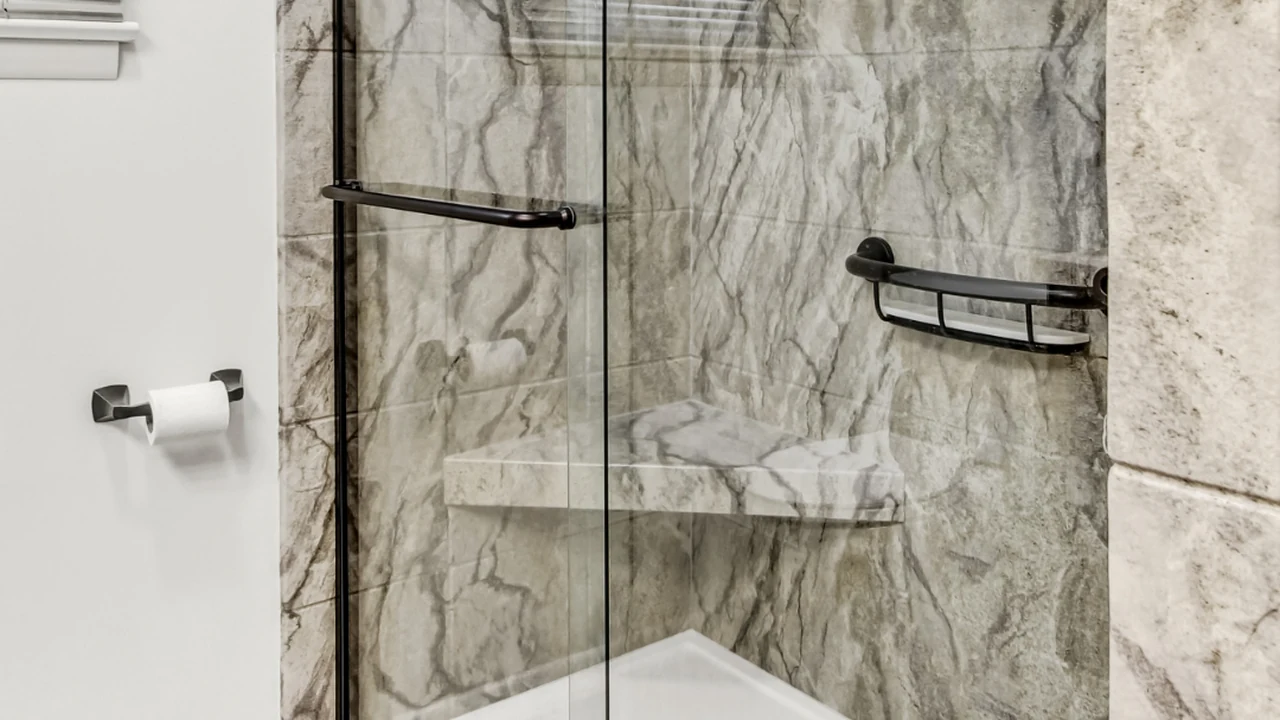
#> input picture verticals/walk-in-shower/landings/_assets/hero/hero-01.webp, 1280 x 720 px; its folder holds 6 pictures in this run; the run also reads 1 picture not shown here
$ python export_hero.py
#> lines starting #> are read from the running program, lines starting #| are printed output that depends on the picture
"""Export top-N largest hero photos from rebath.com to 16:9 WebP for landings.

Filters obvious junk (portrait, tiny, square logos masquerading as hero) but doesn't
do semantic detection — review the output and re-pick by hand if any photo isn't
actually a walk-in shower.
"""
from pathlib import Path
from PIL import Image

ROOT = Path(__file__).resolve().parents[1]
SRC_DIR = ROOT / "data" / "bathroom" / "www.rebath.com" / "hero"
DEST = ROOT.parent.parent / "verticals" / "walk-in-shower" / "landings" / "_assets" / "hero"
DEST.mkdir(parents=True, exist_ok=True)

TARGET_W, TARGET_H = 1280, 720
N_FILES = 16
MIN_FILE_KB = 80
EXTS = {".jpg", ".jpeg", ".png", ".webp"}


def is_landscape_like(path: Path) -> bool:
    """Accept square (1:1) and landscape (>=1:1). Skip portrait-dominant photos."""
    try:
        with Image.open(path) as im:
            w, h = im.size
            return w >= h * 0.95
    except Exception:
        return False


def crop_to_ratio(img: Image.Image, ratio: float) -> Image.Image:
    w, h = img.size
    src_ratio = w / h
    if src_ratio > ratio:
        new_w = int(h * ratio); offset = (w - new_w) // 2
        return img.crop((offset, 0, offset + new_w, h))
    new_h = int(w / ratio); offset = (h - new_h) // 2
    return img.crop((0, offset, w, offset + new_h))


candidates = [
    p for p in SRC_DIR.iterdir()
    if p.suffix.lower() in EXTS
    and p.stat().st_size >= MIN_FILE_KB * 1024
    and is_landscape_like(p)
]
#> in is_landscape_like, im is the input picture: PIL image 1280x720 RGB; mean R, G, B 174.3, 169.5, 158.5
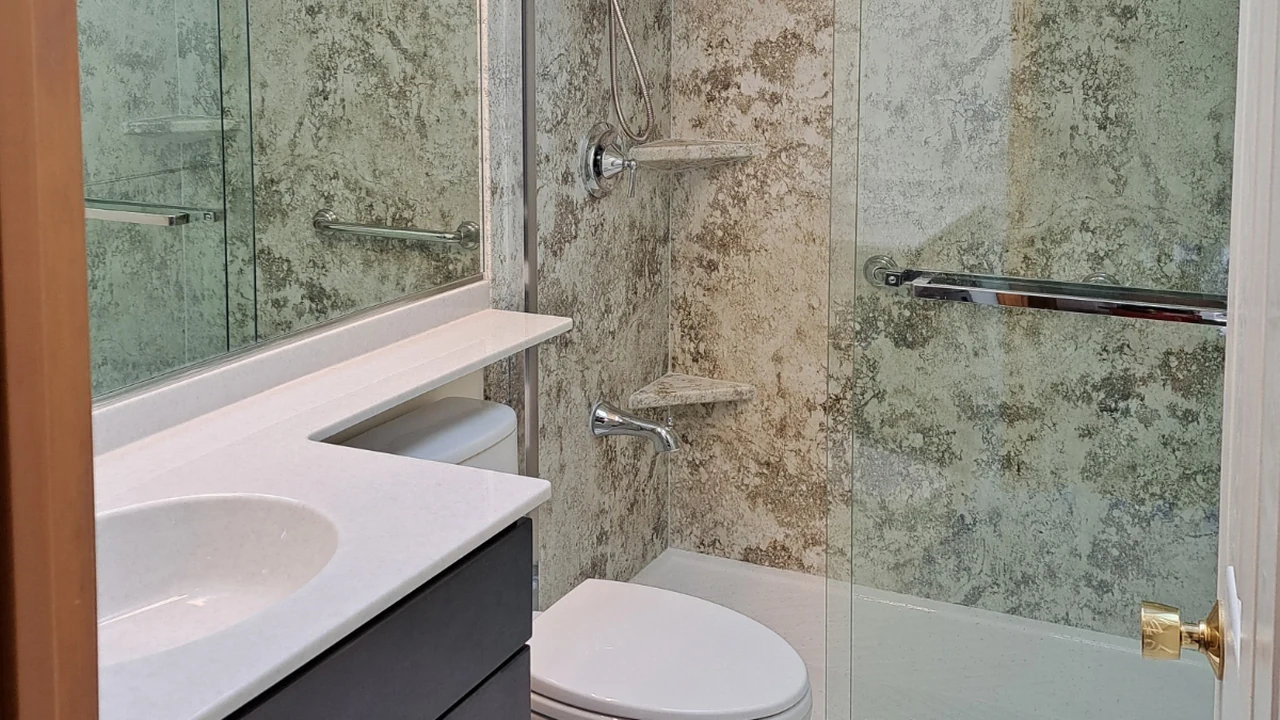
#> input picture verticals/walk-in-shower/landings/_assets/hero/hero-02.webp, 1280 x 720 px
#> in is_landscape_like, im is the input picture: PIL image 1280x720 RGB; mean R, G, B 148.4, 143.4, 132.6
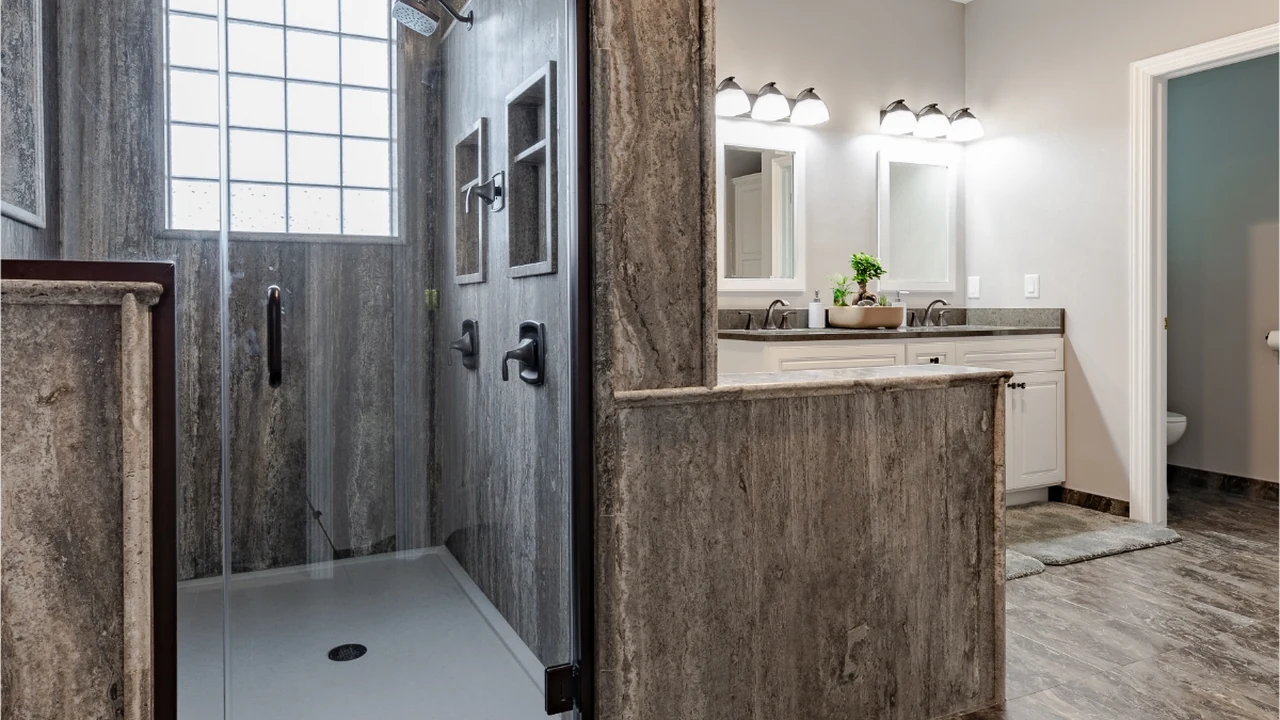
#> input picture verticals/walk-in-shower/landings/_assets/hero/hero-03.webp, 1280 x 720 px
#> in is_landscape_like, im is the input picture: PIL image 1280x720 RGB; mean R, G, B 129.7, 125, 121.3
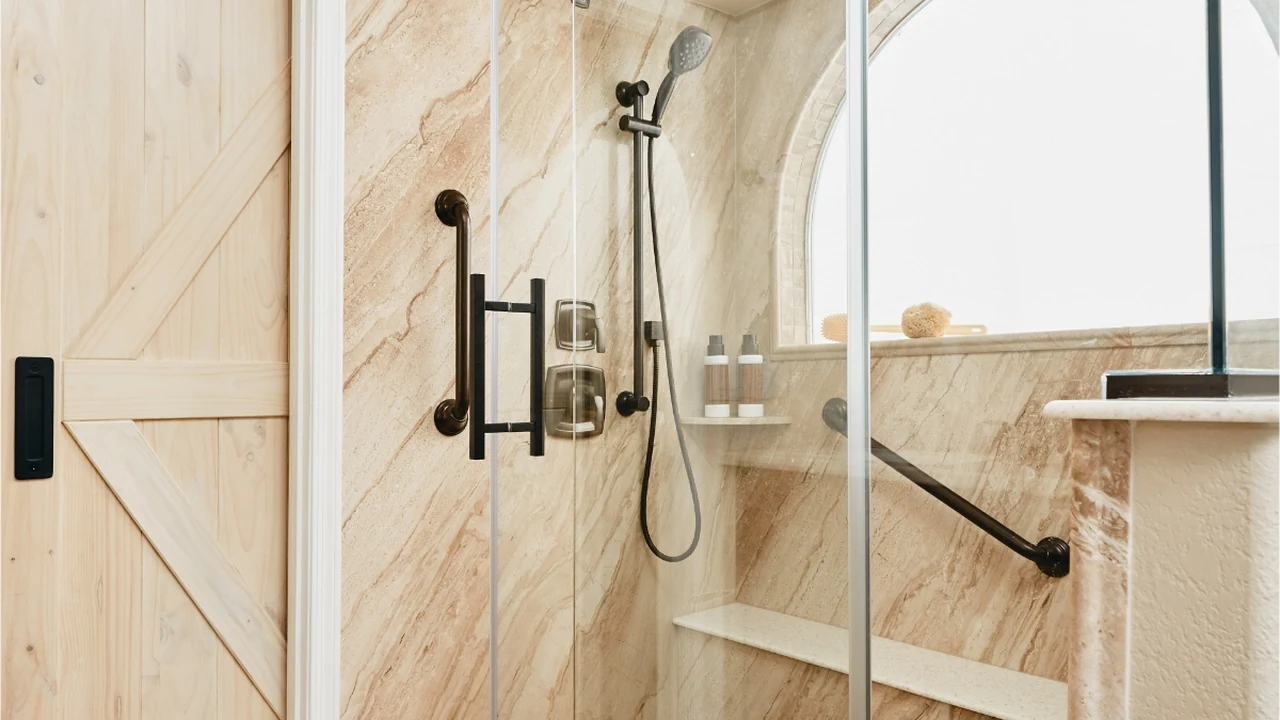
#> input picture verticals/walk-in-shower/landings/_assets/hero/hero-04.webp, 1280 x 720 px
#> in is_landscape_like, im is the input picture: PIL image 1280x720 RGB; mean R, G, B 203.9, 190.6, 171
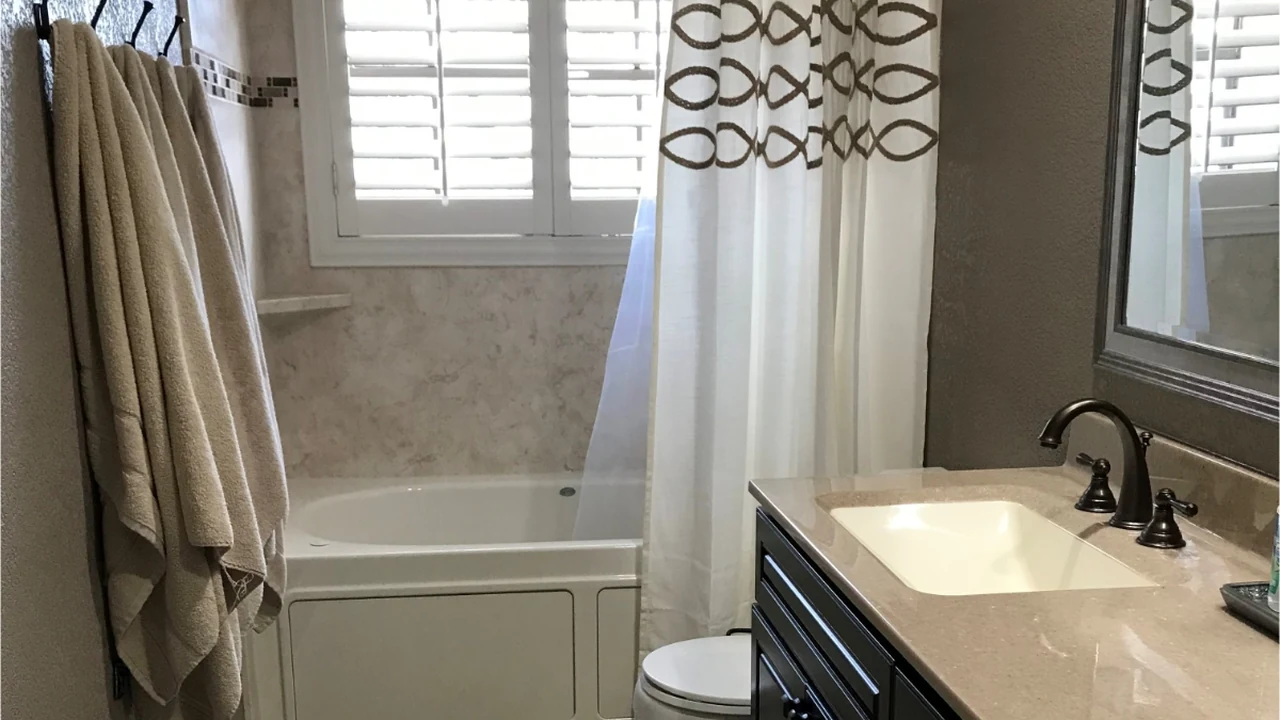
#> input picture verticals/walk-in-shower/landings/_assets/hero/hero-05.webp, 1280 x 720 px
#> in is_landscape_like, im is the input picture: PIL image 1280x720 RGB; mean R, G, B 139.3, 133.4, 122.1
candidates.sort(key=lambda p: -p.stat().st_size)
picks = candidates[:N_FILES]

print(f"Found {len(candidates)} eligible. Exporting top {len(picks)}.\n")
#| Found 6 eligible. Exporting top 6.

ratio = TARGET_W / TARGET_H
for idx, src in enumerate(picks, start=1):
    img = Image.open(src).convert("RGB")
    w0, h0 = img.size
#> w0 = 1280; h0 = 720
    img = crop_to_ratio(img, ratio).resize((TARGET_W, TARGET_H), Image.LANCZOS)
    out = DEST / f"hero-{idx:02d}.webp"
    img.save(out, "WEBP", quality=88, method=6)
    print(f"{idx:>2}. {src.name:>32}  {w0}x{h0:<5} -> {out.name}  {out.stat().st_size//1024} KB")
#|  1.                     hero-02.webp  1280x720   -> hero-01.webp  95 KB
#> (the run stopped early here; a loop or call above may not have finished)
